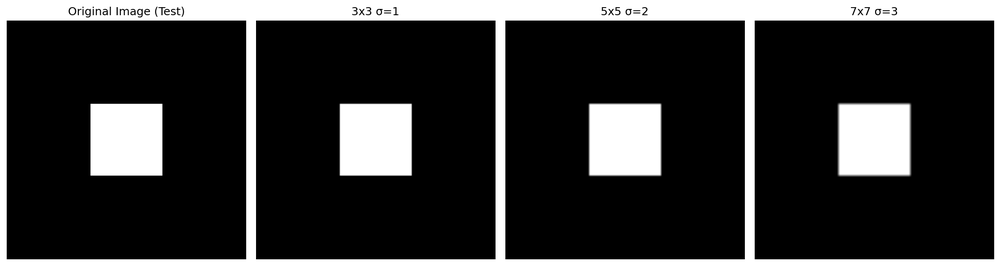
#> input picture 高斯滤波结果.png, 1000 x 266 px, shrunk from 2234 x 595 before the run
$ python -i 4.1.py   (imports and definitions only)   (older library calls are emulated)
#> lines starting #> are read from the running program, lines starting #| are printed output that depends on the picture; after the words box and inside, x2 and y2 are one past the last pixel; in counts of white or black regions, pixels touching at a corner belong together
#> further down, picture is the input picture: shape (266, 1000); min 0, max 255, mean 55
# -*- coding: utf-8 -*-
"""
Homework3：梯度算子/Canny/Harris/直方图均衡化（完整实现）
自动生成测试图，无需外部图片，复制即可运行
包含所有任务的可视化结果，自动保存到当前目录
"""
import numpy as np
import cv2
import matplotlib.pyplot as plt

# 解决matplotlib中文显示问题
plt.rcParams['font.sans-serif'] = ['DejaVu Sans']
plt.rcParams['axes.unicode_minus'] = False


# ====================== 工具函数：卷积操作（复用） ======================
# [97 lines left out: functions convolve, sobel_gradient, canny_edge_detection, not called in this run]


# ====================== 任务3：手动实现Harris角点检测 ======================
def harris_corner_detection(img_gray, ksize=3, sigma=1.0, alpha=0.04, thresh=0.01, window_size=3):
    """
    手动实现Harris角点检测，返回角点坐标
    :param img_gray: 灰度图
    :param ksize: Sobel核尺寸
    :param sigma: 高斯滤波标准差
    :param alpha: Harris参数（0.04-0.06）
    :param thresh: 响应函数R的阈值（相对最大值的比例）
    :param window_size: NMS窗口大小
    :return: 角点坐标列表
    """
#> called with ksize = 3, sigma = 1, alpha = 0.04, thresh = 0.01, window_size = 3
    # 步骤1：小方差高斯滤波
    img_blur = cv2.GaussianBlur(img_gray, (3, 3), sigmaX=0.5)

    # 步骤2：计算Ix、Iy（用Sobel）
    Ix = cv2.Sobel(img_blur, cv2.CV_64F, 1, 0, ksize=ksize)
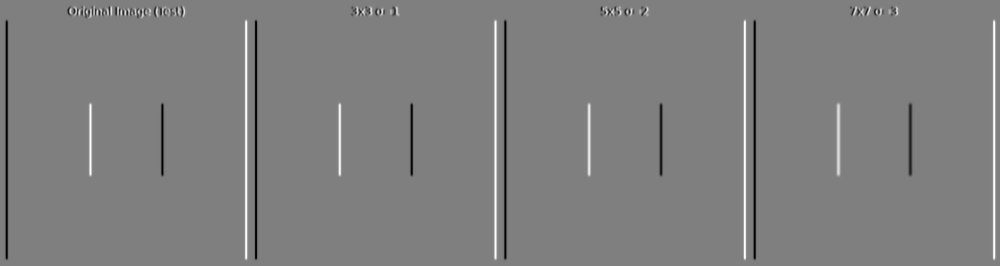
#> Ix: shape (266, 1000) float64; min -912, max 912, mean 0; drawn with min black and max white
    Iy = cv2.Sobel(img_blur, cv2.CV_64F, 0, 1, ksize=ksize)

    # 步骤3：计算Ix²、Iy²、IxIy，并高斯滤波
    Ix2 = cv2.GaussianBlur(Ix ** 2, (3, 3), sigmaX=sigma)
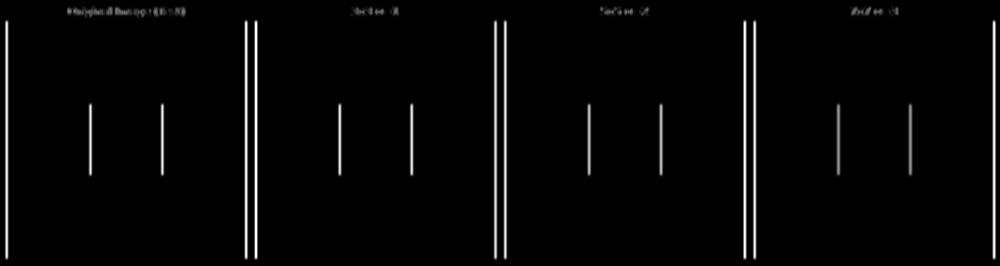
#> Ix2: shape (266, 1000) float64; min 0, max 559277.9, mean 13612.7; drawn with min black and max white
    Iy2 = cv2.GaussianBlur(Iy ** 2, (3, 3), sigmaX=sigma)
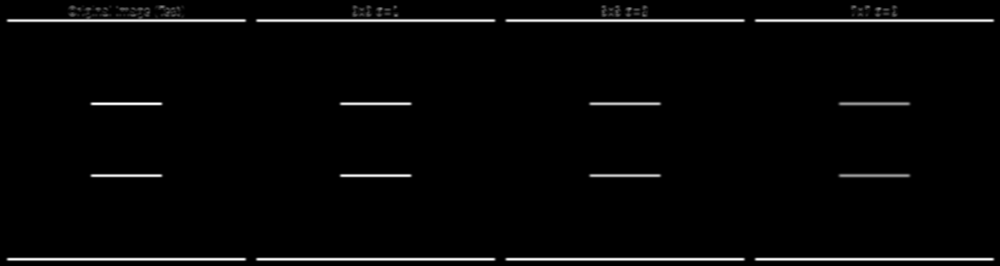
#> Iy2: shape (266, 1000) float64; min 0, max 538310.1, mean 13064.3; drawn with min black and max white
    IxIy = cv2.GaussianBlur(Ix * Iy, (3, 3), sigmaX=sigma)
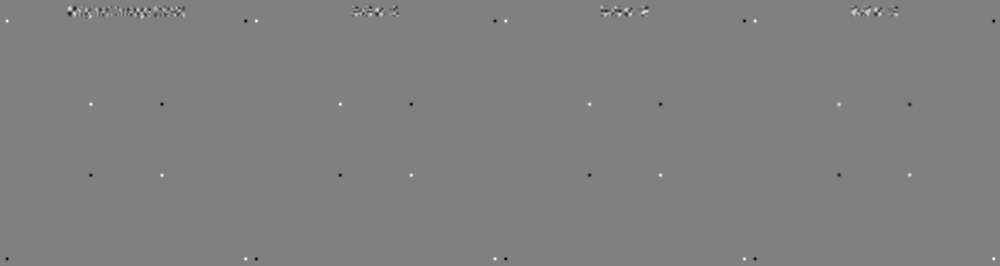
#> IxIy: shape (266, 1000) float64; min -135370, max 134210, mean 9.6; drawn with min black and max white

    # 步骤4：构造M矩阵，计算R
    det_M = (Ix2 * Iy2) - (IxIy ** 2)
    trace_M = Ix2 + Iy2
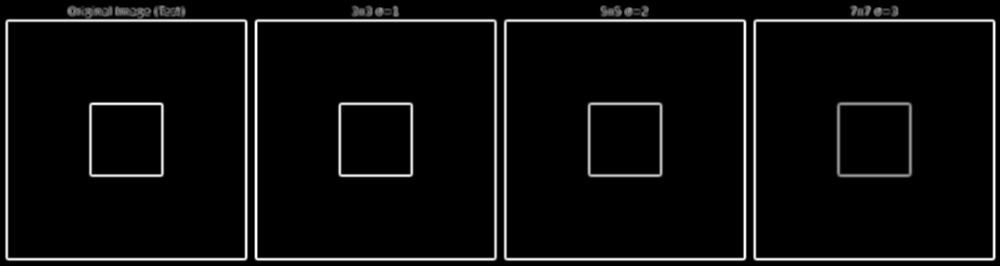
#> trace_M: shape (266, 1000) float64; min 0, max 559277.9, mean 26677; drawn with min black and max white
    R = det_M - alpha * (trace_M ** 2)
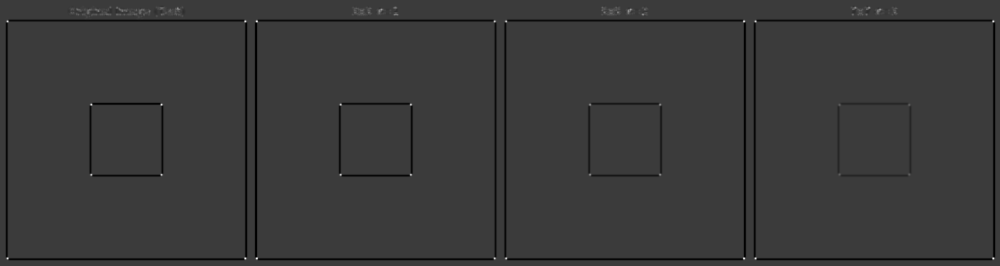
#> R: shape (266, 1000) float64; min -1.25e+10, max 4.12e+10, mean -352932827.5; drawn with min black and max white

    # 步骤5：阈值筛选（取R的最大值的thresh比例作为阈值）
    R_max = R.max()
#> R_max = 4.12e+10
    R_thresh = R_max * thresh
#> R_thresh = 411655076.3
    candidates = (R >= R_thresh)
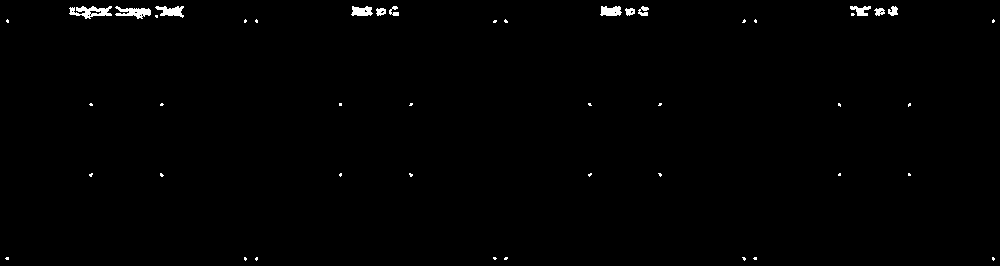
#> candidates: shape (266, 1000) bool; 0.72% white; 46 white regions (34 under 20 px), largest, box (x1, y1, x2, y2) and area: (69, 6, 112, 19) 305, (115, 6, 151, 19) 251, (155, 6, 184, 18) 202

    # 步骤6：非极大值抑制（NMS）
    h, w = R.shape
#> h = 266; w = 1000
    corners = []
    pad = window_size // 2
    for i in range(pad, h - pad):
        for j in range(pad, w - pad):
            if candidates[i, j]:
                # 取窗口内的最大值
                window = R[i - pad:i + pad + 1, j - pad:j + pad + 1]
                if R[i, j] == window.max():
                    corners.append((j, i))  # 注意：OpenCV是(x,y)即(col,row)
#> after the loop, corners = 155 pairs, first value 7 to 993, second value 6 to 258

    return np.array(corners)


# ====================== 任务4：手动实现直方图均衡化 ======================
# [23 lines left out: function histogram_equalization, not called in this run]


# ====================== 主函数：运行所有任务+可视化 ======================
# [103 lines not run here, left out]

>>> import cv2
>>> picture = cv2.imread('高斯滤波结果.png', cv2.IMREAD_GRAYSCALE)
>>> result = harris_corner_detection(picture)
#> result has the same summary as corners in harris_corner_detection
